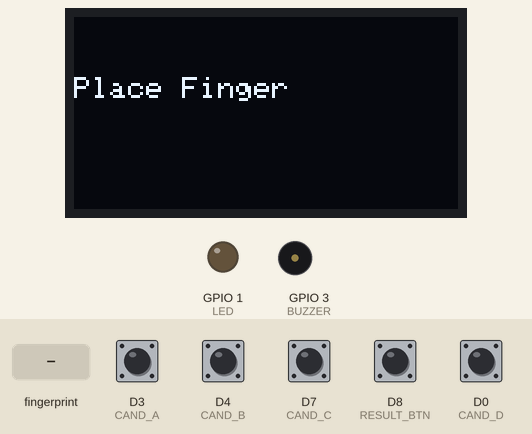
Simulated run of this sketch. Board: ESP8266 (NodeMCU). On the bench: 128×64 one-colour display, output pins drawn as LEDs (lit = HIGH), buzzer (waves = sounding, pin HIGH). Wiring (inferred from the names in the program): 24Cxx EEPROM at I2C address 0x57. The inputs (shaded band) are chosen by the test bench; at power-on: D0 (CAND_D), D3 (CAND_A), D4 (CAND_B), D7 (CAND_C), D8 (RESULT_BTN) HIGH. The local clock reads 2024-03-15 10:24:30 at power-on unless the sketch sets it; EEPROM starts erased.

Above: at 2.2 s.
2.3 s: finger stored as number 1 placed on the sensor
At 4.8 s:
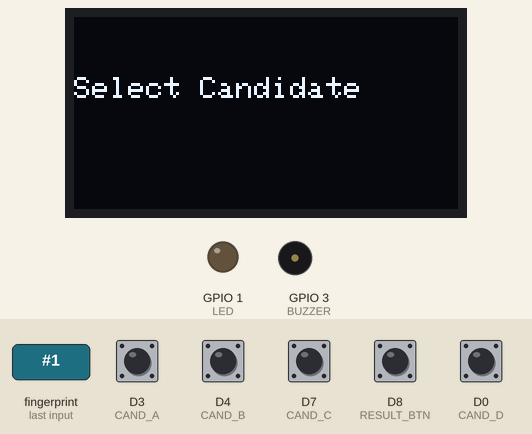
5.1 s: D3 (CAND_A) pulled LOW for 0.15 s
At 6.3 s:
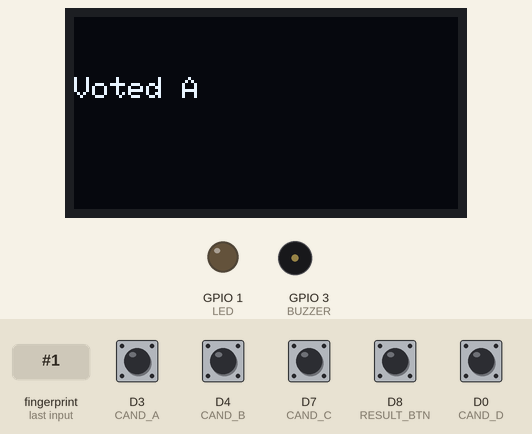
8.2 s: D8 (RESULT_BTN) pulled LOW for 0.15 s
At 8.7 s:
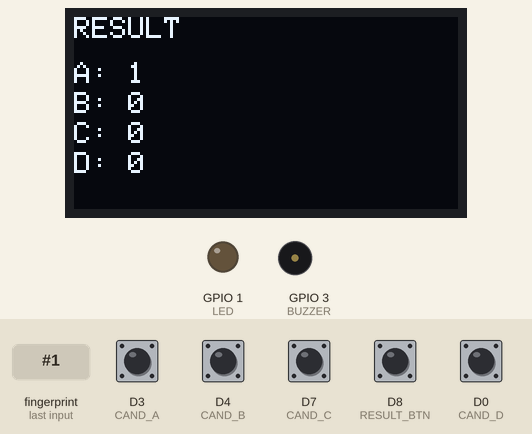
11.3 s: D8 (RESULT_BTN) pulled LOW for 1 s
Timing chart, 0 to 14.3 s (numbered marks = the images above; inputs shaded):
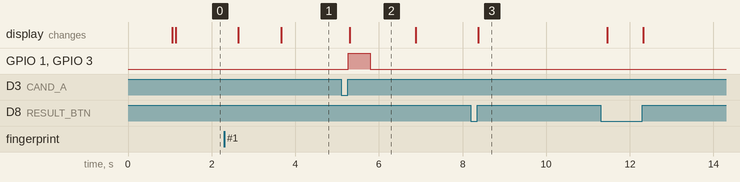

The sketch:

sketch.ino
```cpp
#include <Wire.h>
#include <Adafruit_GFX.h>
#include <Adafruit_SSD1306.h>
#include <SoftwareSerial.h>
#include <Adafruit_Fingerprint.h>
#include "RTClib.h"

// OLED
Adafruit_SSD1306 display(128, 64, &Wire, -1);

// Fingerprint
SoftwareSerial mySerial(D5, D6);
Adafruit_Fingerprint finger = Adafruit_Fingerprint(&mySerial);

// RTC
RTC_DS3231 rtc;

// EEPROM
#define EEPROM_ADDR 0x57

// Buttons
#define CAND_A D3
#define CAND_B D4
#define CAND_C D7
#define CAND_D D0
#define RESULT_BTN D8

// Output
#define LED 1
#define BUZZER 3

// Votes
int votesA = 0, votesB = 0, votesC = 0, votesD = 0;

bool voted = false;
int addr = 10;

// ---------------- SETUP ----------------
void setup() {
  Serial.begin(115200);

  pinMode(CAND_A, INPUT_PULLUP);
  pinMode(CAND_B, INPUT_PULLUP);
  pinMode(CAND_C, INPUT_PULLUP);
  pinMode(CAND_D, INPUT_PULLUP);
  pinMode(RESULT_BTN, INPUT_PULLUP);

  pinMode(LED, OUTPUT);
  pinMode(BUZZER, OUTPUT);

  Wire.begin();

  display.begin(SSD1306_SWITCHCAPVCC, 0x3C);
  display.clearDisplay();

  rtc.begin();

  mySerial.begin(57600);
  finger.begin(57600);

  if (!finger.verifyPassword()) {
    show("FP ERROR");
    while (1);
  }

  show("READY");
}

// ---------------- LOOP ----------------
void loop() {

  // RESULT BUTTON (ANYTIME)
  if (buttonPressed(RESULT_BTN)) {
    showResultScreen();
    delay(3000);
  }

  int id = getFingerprintID();
  if (id == -1) return;

  voted = false;
  show("Select Candidate");

  while (!voted) {

    if (buttonPressed(CAND_A)) {
      votesA++;
      voteAction("A", 1);
    }

    if (buttonPressed(CAND_B)) {
      votesB++;
      voteAction("B", 2);
    }

    if (buttonPressed(CAND_C)) {
      votesC++;
      voteAction("C", 3);
    }

    if (buttonPressed(CAND_D)) {
      votesD++;
      voteAction("D", 4);
    }
  }
}

// ---------------- VOTE ACTION ----------------
void voteAction(String name, byte id) {
  storeVote(id);

  digitalWrite(LED, HIGH);
  digitalWrite(BUZZER, HIGH);

  show("Voted " + name);

  delay(500);

  digitalWrite(LED, LOW);
  digitalWrite(BUZZER, LOW);

  voted = true;
  delay(1000);
}

// ---------------- RESULT DISPLAY ----------------
void showResultScreen() {
  display.clearDisplay();

  display.setCursor(0,0);
  display.println("RESULT");

  display.setCursor(0,15);
  display.print("A: "); display.println(votesA);

  display.setCursor(0,25);
  display.print("B: "); display.println(votesB);

  display.setCursor(0,35);
  display.print("C: "); display.println(votesC);

  display.setCursor(0,45);
  display.print("D: "); display.println(votesD);

  display.display();
}

// ---------------- BUTTON ----------------
bool buttonPressed(int pin) {
  if (digitalRead(pin) == LOW) {
    delay(50);
    if (digitalRead(pin) == LOW) {
      while (digitalRead(pin) == LOW);
      return true;
    }
  }
  return false;
}

// ---------------- DISPLAY ----------------
void show(String msg) {
  display.clearDisplay();
  display.setCursor(0, 20);
  display.setTextSize(1);
  display.setTextColor(WHITE);
  display.println(msg);
  display.display();
}

// ---------------- FINGERPRINT ----------------
int getFingerprintID() {
  if (finger.getImage() != FINGERPRINT_OK) {
    show("Place Finger");
    return -1;
  }

  if (finger.image2Tz() != FINGERPRINT_OK) return -1;

  if (finger.fingerFastSearch() != FINGERPRINT_OK) {
    show("Not Found");
    delay(1000);
    return -1;
  }

  show("Access OK");
  delay(1000);
  return finger.fingerID;
}

// ---------------- STORE VOTE ----------------
void storeVote(byte candidate) {
  DateTime now = rtc.now();

  writeEEPROM(addr++, candidate);
  writeEEPROM(addr++, now.hour());
  writeEEPROM(addr++, now.minute());
  writeEEPROM(addr++, now.second());
}

// ---------------- EEPROM ----------------
void writeEEPROM(int addr, byte data) {
  Wire.beginTransmission(EEPROM_ADDR);
  Wire.write(addr >> 8);
  Wire.write(addr & 0xFF);
  Wire.write(data);
  Wire.endTransmission();
  delay(5);
}
```

Measured:
- after the input at 2.3 s, the display: first changes after 0.34 s (image 1 shows a later state)
- after the input at 5.1 s, GPIO 1 (LED), GPIO 3 (BUZZER): LOW → HIGH after 0.17 s, → LOW 0.53 s later; the display: changes after 0.20 s (image 2)
- after the input at 8.2 s, the display: changes after 0.18 s (image 3)
- what the display in image 2 shows lasts 1.6 s, from 5.3 s to 6.9 s
